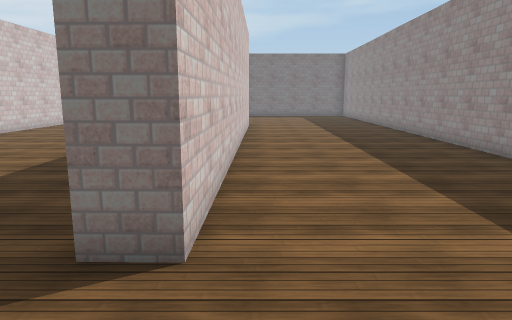
view 1 (above)

22 first-person views from a walk through a Unity game level. The camera is 1.5 m above the floor, tilts 10° down and sees 70° across. The floor is counted in squares, 1 m on a side. Each view is taken from the middle of a square. On the plan, view 1 faces up. The plan holds only what a view shows up to about 16 squares ahead; the rest is blank. The player character is not drawn. Surface patterns are stand-ins for the level's own textures.

view 2
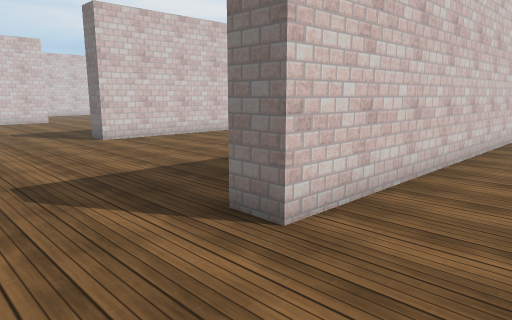

view 3
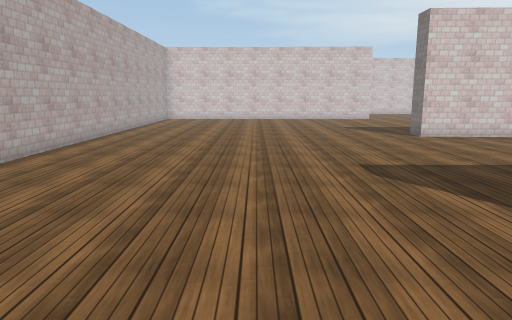

view 4
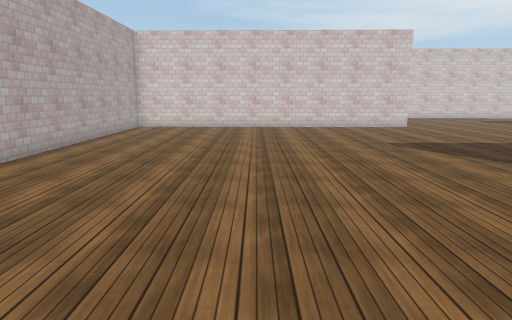

view 5
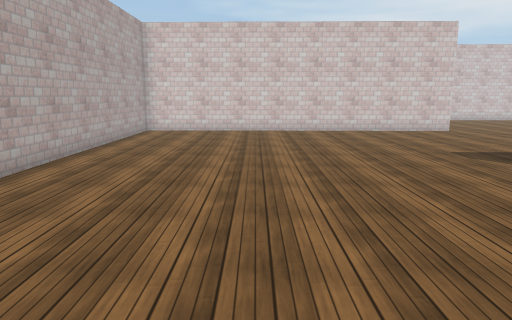

view 6
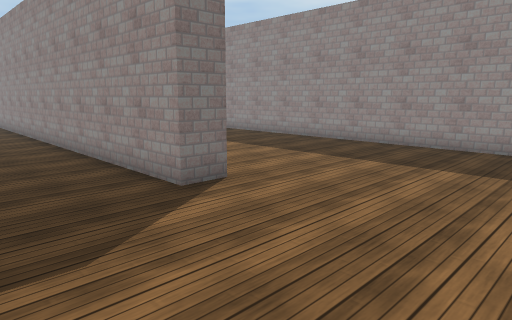

view 7
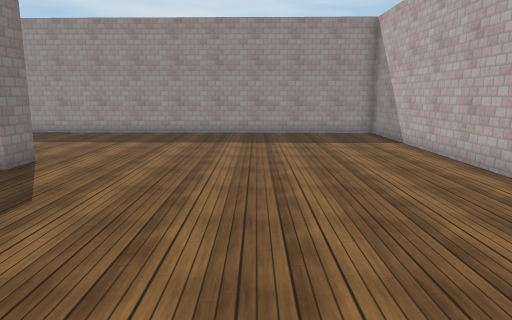

view 8
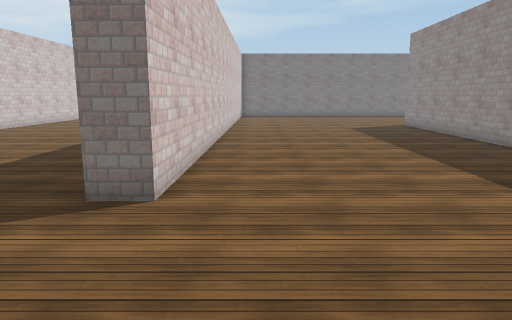

view 9
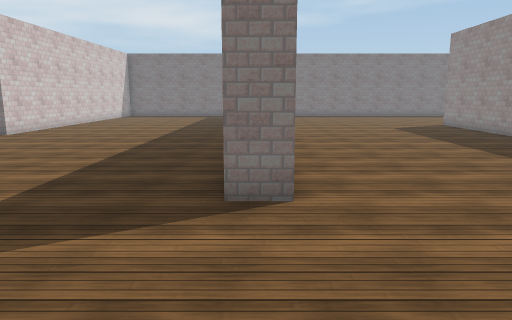

view 10
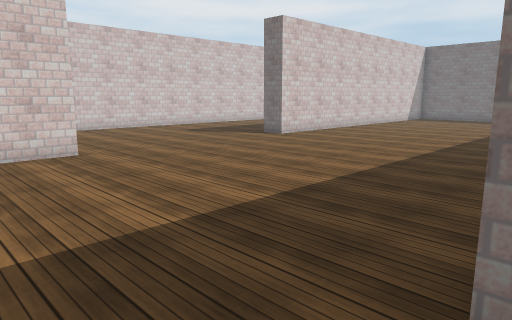

view 11
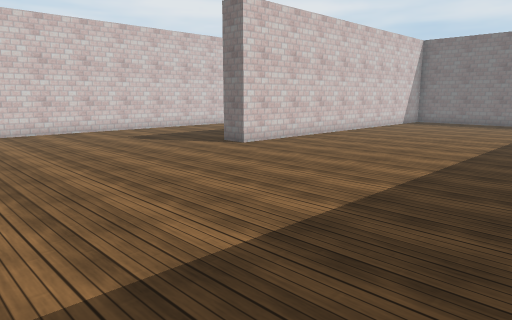

view 12
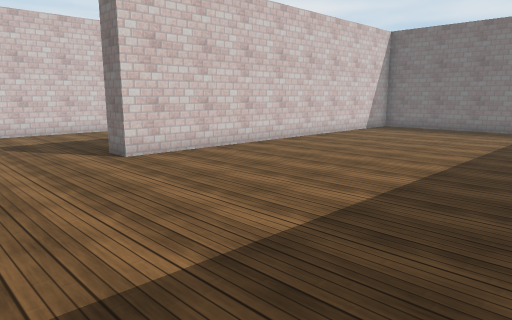

view 13
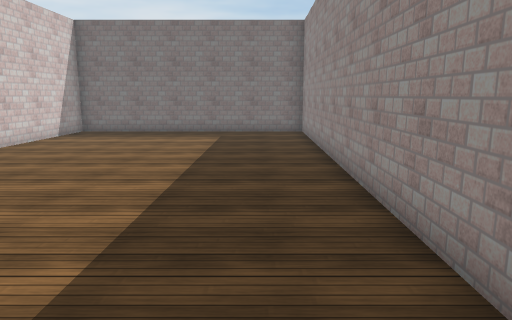

view 14
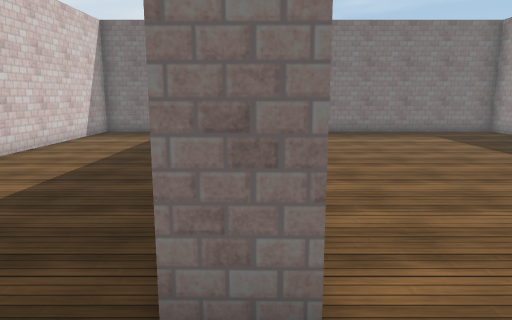

view 15
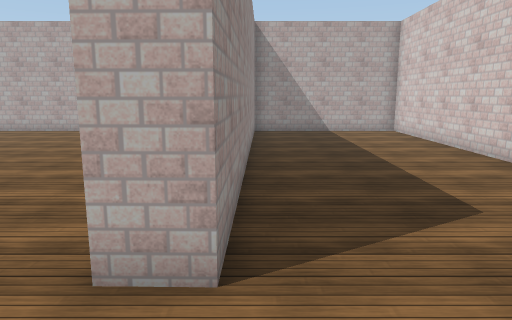

view 16
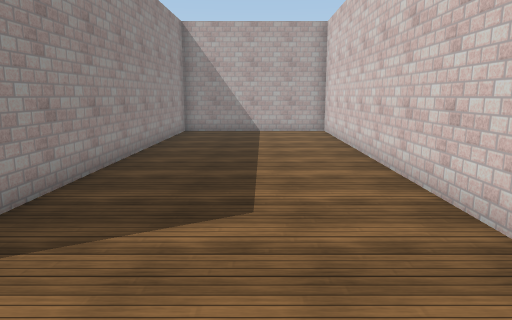

view 17
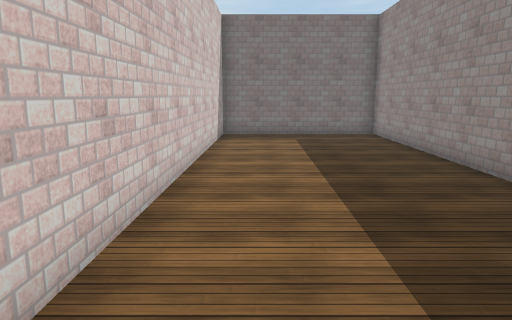

view 18
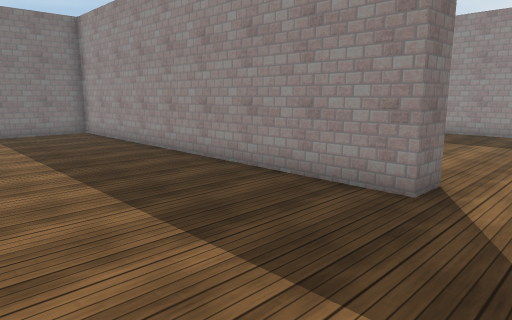

view 19
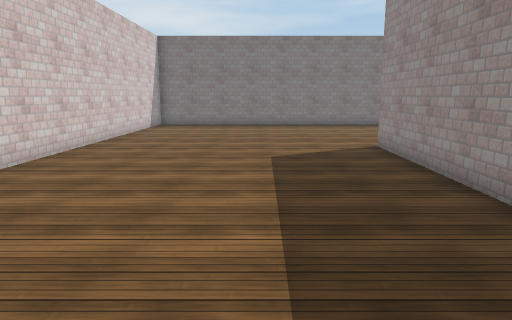

view 20
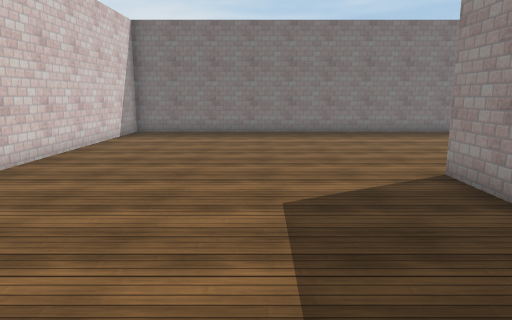

view 21
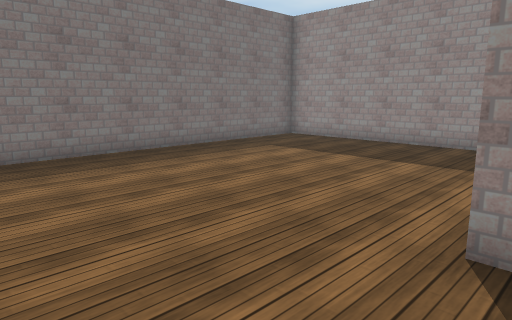

view 22
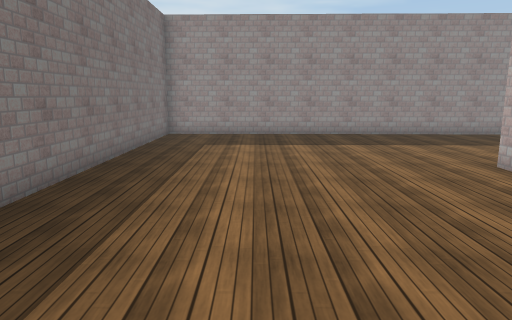

### Floor plan
Points are (right, up) in squares from view 1. A wall is a line through its corners. A room is listed if a view was taken in it or the views show most of it. See-through windows are left out.
Room 1 (views 1, 2, 3, 4, 5, 6, 7, 8, 9, 10, 11, 12, 13, 14, 15, 16, 17, 18, 19, 20, 21, 22)
walls: (-11.3, 14.2) (-11, 27.5) (-20.3, 27.5) (-20.6, 14) (-21.6, 14.1) (-21.3, 27.5) (-27.3, 27.5) (-27.7, 8.6); (-0.4, 15.7) (-0.6, 3.1) (-1.6, 3.1) (-1.3, 19); (-0.8, 18.9) (-0.3, 18.9); (-27.7, 5.4) (-27.9, -6.7) (-22, -6.7) (-21.7, 6.3) (-20.7, 6.3) (-21, -6.7) (-5, -6.7); (-2.4, -6.7) (5.9, -6.7) (6.5, 27.5) (-10, 27.5) (-10.4, 5.1) (-11.5, 5.1)

Positions as (right, up) in squares from view 1, and headings:
1: (0, 0), facing up
2: (2, 0), facing up-left
3: (3, -1), facing left
4: (-3, -1), facing left
5: (-5, -2), facing left
6: (-5, -2), facing up-right
7: (-9, -2), facing right
8: (-9, 0), facing up
9: (-11, 0), facing up
10: (-11, 3), facing up-left
11: (-12, 6), facing up-left
12: (-12, 10), facing up-left
13: (-13, 12), facing up
14: (-21, 12), facing up
15: (-22, 9), facing down
16: (-25, 9), facing down
17: (-26, 13), facing up
18: (-27, 12), facing up-right
19: (-5, 8), facing up
20: (-5, 12), facing up
21: (-5, 18), facing up-right
22: (-8, 24), facing right
